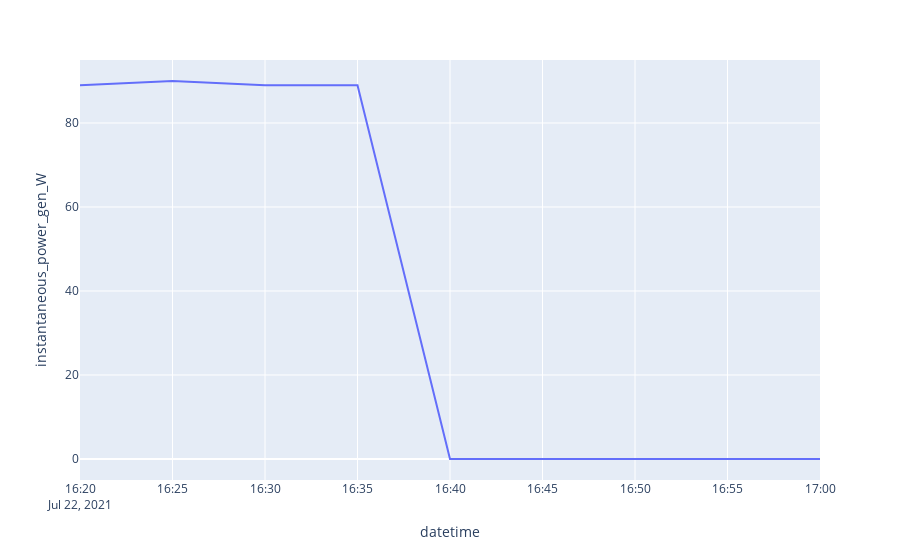

Source (notebook cell):
### Code cell
# PLOTLY EXAMPLE OF HEATMAP
import plotly.graph_objects as go
import datetime
import numpy as np

system_ids = [
    "14351",
]

base = datetime.datetime.today()
print(base)
dates = base - np.arange(365) * datetime.timedelta(days=1)

with h5py.File(output_filename, "r") as f:
        df = pd.DataFrame(np.array(f["timeseries"]["14351"]["table"]))
        df["index"]= pd.to_datetime(df["index"], unit="ns")
        df.rename(columns={"index": "datetime"}, inplace=True)
        df["z"] = (df["instantaneous_power_gen_W"]/df["instantaneous_power_gen_W"]).astype(float)
        df = df[["datetime", "instantaneous_power_gen_W", "z"]]
        print(df.head())

        fig = px.line(df, x="datetime", y="instantaneous_power_gen_W")
        fig.show()

### Figure 1 — Plotly figure (JSON) as saved in the notebook; plotly's stock layout.template omitted (floating-point values rounded to 4 significant figures)
{"data": [{"hovertemplate": "datetime=%{x}<br>instantaneous_power_gen_W=%{y}<extra></extra>", "legendgroup": "", "line": {"color": "#636efa", "dash": "solid"}, "marker": {"symbol": "circle"}, "mode": "lines", "name": "", "orientation": "v", "showlegend": false, "type": "scatter", "x": ["2021-07-22T16:20:00", "2021-07-22T16:25:00", "2021-07-22T16:30:00", "2021-07-22T16:35:00", "2021-07-22T16:40:00", "2021-07-22T16:45:00", "2021-07-22T16:50:00", "2021-07-22T16:55:00", "2021-07-22T17:00:00"], "xaxis": "x", "y": [89, 90, 89, 89, 0, 0, 0, 0, 0], "yaxis": "y"}], "layout": {"legend": {"tracegroupgap": 0}, "margin": {"t": 60}, "xaxis": {"anchor": "y", "domain": [0, 1], "title": {"text": "datetime"}}, "yaxis": {"anchor": "x", "domain": [0, 1], "title": {"text": "instantaneous_power_gen_W"}}}}
